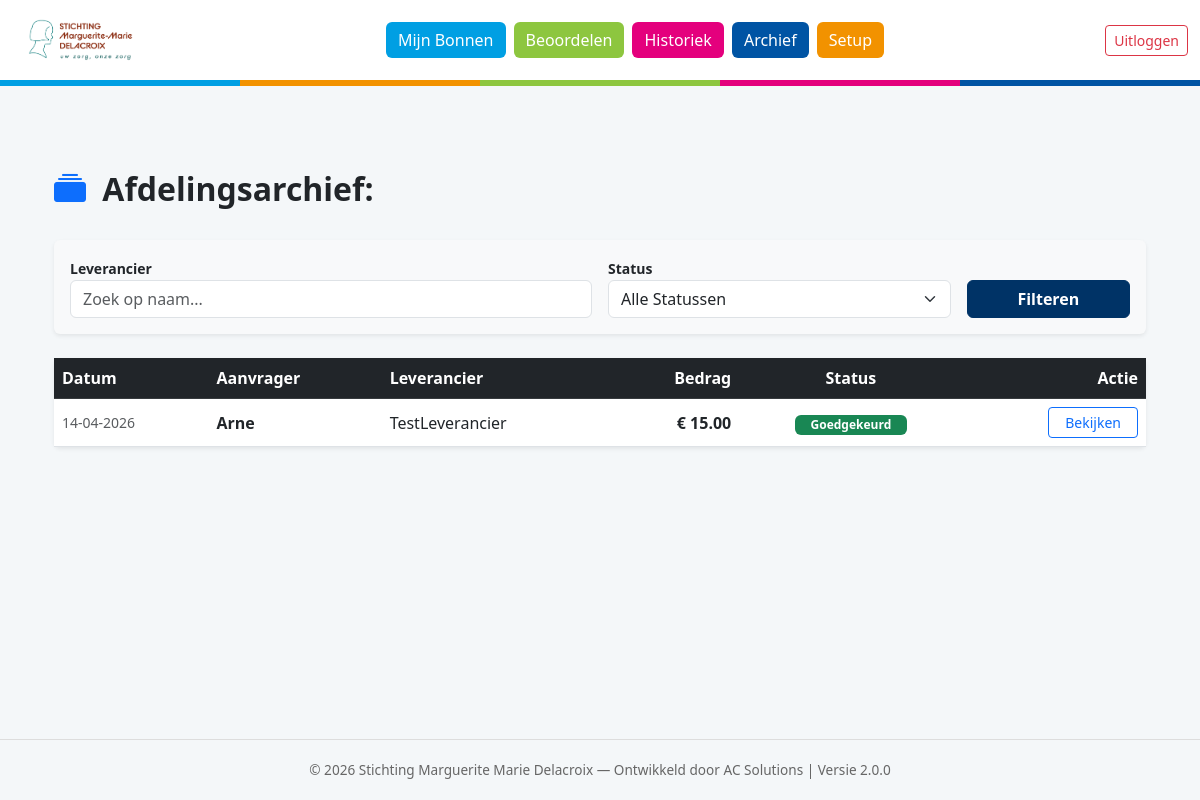
Screenshot of /department/archive (signed in) with the database file from the repository.
### models.py (models this page shows)
class Order(db.Model):
    id = db.Column(db.Integer, primary_key=True)
    order_number = db.Column(db.String(50), unique=True)
    created_at = db.Column(db.DateTime, default=datetime.utcnow)
    status = db.Column(db.String(30), default='Concept')
    reference = db.Column(db.String(200))
    total_amount = db.Column(db.Float, default=0.0)
    user_id = db.Column(db.Integer, db.ForeignKey('user.id'))
    supplier_id = db.Column(db.Integer, db.ForeignKey('supplier.id'))
    attachment_filename = db.Column(db.String(255))
    rejection_reason = db.Column(db.Text)
    notify_on_update = db.Column(db.Boolean, default=True)
    notification_type = db.Column(db.String(20), default='Final')
    bo_approval_code = db.Column(db.String(50))
    bo_approval_date = db.Column(db.DateTime)
    bo_name = db.Column(db.String(100))
    dir_approval_code = db.Column(db.String(50))
    dir_approval_date = db.Column(db.DateTime)
    dir_name = db.Column(db.String(100))
    supplier = db.relationship('Supplier', backref='orders', lazy=True)
    lines = db.relationship('OrderLine', backref='order', lazy=True)
    attachments = db.relationship('Attachment', backref='order', lazy=True)

class User(db.Model, UserMixin):
    id = db.Column(db.Integer, primary_key=True)
    username = db.Column(db.String(50), unique=True, nullable=False)
    email = db.Column(db.String(100), unique=True)
    password = db.Column(db.String(100), nullable=False)
    role = db.Column(db.String(20), nullable=False)
    department_id = db.Column(db.Integer, db.ForeignKey('department.id'))
    department_code = db.Column(db.String(5))
    is_active = db.Column(db.Boolean, default=True)
    min_attachment_limit = db.Column(db.Float, default=500.0)
    max_bo_limit = db.Column(db.Float, default=1000.0)
    auto_approve_limit = db.Column(db.Float, default=50.0)
    approver_id = db.Column(db.Integer, db.ForeignKey('user.id'))
    dark_mode = db.Column(db.Boolean, default=False)
    email_notification_freq = db.Column(db.String(20), default='Direct')
    digest_time = db.Column(db.String(5), default='08:00')
    orders = db.relationship('Order', backref='user', lazy=True)

class Supplier(db.Model):
    id = db.Column(db.Integer, primary_key=True)
    name = db.Column(db.String(100), unique=True, nullable=False)
    street = db.Column(db.String(100))
    house_number = db.Column(db.String(10))
    zip_code = db.Column(db.String(20))
    city = db.Column(db.String(100))
    country = db.Column(db.String(100), default="België")
    vat_number = db.Column(db.String(20))
    email = db.Column(db.String(120), nullable=True)

### app.py (the view)
@app.route('/department/archive')
@login_required
def department_archive():
    if current_user.role not in ['BO', 'Admin', 'Directie']:
        return redirect(url_for('dashboard'))
    q_supplier = request.args.get('supplier', '')
    q_status = request.args.get('status', '')
    query = Order.query.join(User).filter(User.department_id == current_user.department_id)
    if q_supplier:
        query = query.join(Supplier).filter(Supplier.name.ilike(f'%{q_supplier}%'))
    if q_status:
        query = query.filter(Order.status == q_status)
    orders = query.order_by(Order.created_at.desc()).all()
    return render_template('department_archive.html',
                           orders=orders,
                           q_supplier=q_supplier,
                           q_status=q_status)

### app.py (called while the page is built)
@login_manager.user_loader
def load_user(user_id):
    return User.query.get(int(user_id))

### templates/department_archive.html (shortened to what this page needs)
{% extends "base.html" %}
{% block content %}
<div class="container pb-5">
    <div class="d-flex justify-content-between align-items-center mb-4">
        <h2 class="fw-bold text-dark">
            <i class="bi bi-collection-fill me-2 text-primary"></i>
            Afdelingsarchief: {{ current_user.department.name }}
        </h2>
    </div>
    <div class="card shadow-sm border-0 mb-4 bg-light">
        <div class="card-body">
            <form method="GET" action="{{ url_for('department_archive') }}" class="row g-3">
                <div class="col-md-6">
                    <label class="small fw-bold">Leverancier</label>
                    <input type="text" name="supplier" class="form-control" placeholder="Zoek op naam..." value="{{ q_supplier }}">
                </div>
                <div class="col-md-4">
                    <label class="small fw-bold">Status</label>
                    <select name="status" class="form-select">
                        <option value="">Alle Statussen</option>
                    </select>
                </div>
                <div class="col-md-2 d-flex align-items-end">
                    <button type="submit" class="btn btn-primary w-100 fw-bold">Filteren</button>
                </div>
            </form>
        </div>
    </div>
    <div class="card shadow-sm border-0">
        <div class="card-body p-0">
            <div class="table-responsive">
                <table class="table table-hover align-middle mb-0">
                    <thead class="table-dark">
                        <tr>
                            <th>Datum</th>
                            <th>Aanvrager</th>
                            <th>Leverancier</th>
                            <th class="text-end">Bedrag</th>
                            <th class="text-center">Status</th>
                            <th class="text-end">Actie</th>
                        </tr>
                    </thead>
                    <tbody>
                        {% for o in orders %}
                        <tr>
                            <td class="small text-muted">{{ o.created_at.strftime('%d-%m-%Y') }}</td>
                            <td>
                                <strong>{{ o.user.username }}</strong>
                            </td>
                            <td>{{ o.supplier.name }}</td>
                            <td class="text-end fw-bold">€ {{ "%.2f"|format(o.total_amount) }}</td>
                            <td class="text-center">
    <span class="badge {% if o.status == 'Goedgekeurd' %}bg-success{% elif o.status == 'Afgewezen' %}bg-danger{% else %}bg-warning text-dark{% endif %} px-3">
        {{ o.status }}
    </span>
</td>
                            <td class="text-end">
                                <a href="{{ url_for('order_detail', order_id=o.id) }}" class="btn btn-sm btn-outline-primary px-3">Bekijken</a>
                            </td>
                        </tr>
                        {% else %}
                        <tr>
                            <td colspan="6" class="text-center py-5 text-muted">Geen bonnen gevonden binnen deze filters.</td>
                        </tr>
                        {% endfor %}
                    </tbody>
                </table>
            </div>
        </div>
    </div>
</div>
{% endblock %}

### static/style.css (style rules this page uses)
html, body { height: 100%; margin: 0; }
body { background-color: #f4f7f9; font-family: 'Segoe UI', Roboto, Helvetica, Arial, sans-serif; display: flex; flex-direction: column; min-height: 100vh; padding-top: 106px; }
.container { margin-top: 20px; }
.btn-primary { background-color: #003366 !important; border-color: #003366 !important; color: white !important; font-weight: 600; }

### rows the page displays
Order: created_at "14-04-2026", user.username "Arne", supplier.name "TestLeverancier", total_amount "15.00", status "Goedgekeurd"
